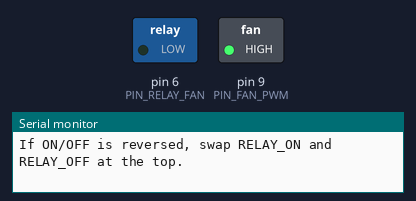
A sketch run on a simulated Arduino Uno, built with avr-gcc and run on an emulated ATmega328P. Shown: switched loads named in the sketch (green lamp = pin HIGH), the last lines printed to the serial monitor.

Above: at 1.0 s.
At 7.0 s:
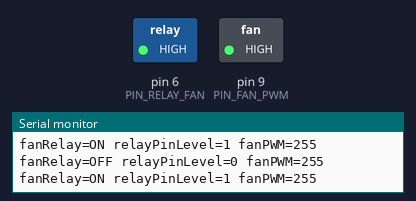
Timing chart, 0 to 9.3 s (numbered marks = the images above):
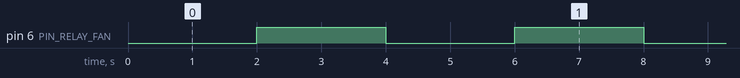

Measured:
- by itself, pin 6 (PIN_RELAY_FAN): alternates HIGH for 2.0 s and LOW for 2.0 s

The sketch:

Relay_Fan_Test.ino
```cpp
/*
  Relay_Fan_Test.ino
  Smart Classroom Energy-Saving, Safety & Asset Monitoring System

  Purpose:
  - Test only the relay-controlled 12V fan power path.
  - Toggle the relay every 2 seconds.
  - Keep the 4-wire fan PWM input on D9 at a fixed duty value.

  If the fan relay behavior is reversed, only swap these two constants:
    const int RELAY_ON  = HIGH;
    const int RELAY_OFF = LOW;
*/

#define PIN_RELAY_FAN 6
#define PIN_FAN_PWM   9

// Current relay behavior appears active HIGH. If yours is active LOW, swap these.
const int RELAY_ON  = HIGH;
const int RELAY_OFF = LOW;

const unsigned long TOGGLE_INTERVAL_MS = 2000;
const int FAN_PWM_VALUE = 255;  // 0-255. Use 255 for full/high fan command.

bool fanRelayOn = false;
unsigned long lastToggleMs = 0;

void setup() {
  pinMode(PIN_RELAY_FAN, OUTPUT);
  digitalWrite(PIN_RELAY_FAN, RELAY_OFF);  // Keep fan off during boot.

  pinMode(PIN_FAN_PWM, OUTPUT);
  analogWrite(PIN_FAN_PWM, FAN_PWM_VALUE);

  Serial.begin(9600);
  while (!Serial) {
    ;  // UNO ignores this, harmless for compatible boards.
  }

  Serial.println(F("Relay_Fan_Test started"));
  Serial.println(F("Relay toggles every 2 seconds; D9 outputs fixed PWM."));
  Serial.println(F("If ON/OFF is reversed, swap RELAY_ON and RELAY_OFF at the top."));
}

void loop() {
  const unsigned long now = millis();

  analogWrite(PIN_FAN_PWM, FAN_PWM_VALUE);

  if (now - lastToggleMs >= TOGGLE_INTERVAL_MS) {
    lastToggleMs = now;
    fanRelayOn = !fanRelayOn;

    digitalWrite(PIN_RELAY_FAN, fanRelayOn ? RELAY_ON : RELAY_OFF);

    Serial.print(F("fanRelay="));
    Serial.print(fanRelayOn ? F("ON") : F("OFF"));
    Serial.print(F(" relayPinLevel="));
    Serial.print(fanRelayOn ? RELAY_ON : RELAY_OFF);
    Serial.print(F(" fanPWM="));
    Serial.println(FAN_PWM_VALUE);
  }
}
```
